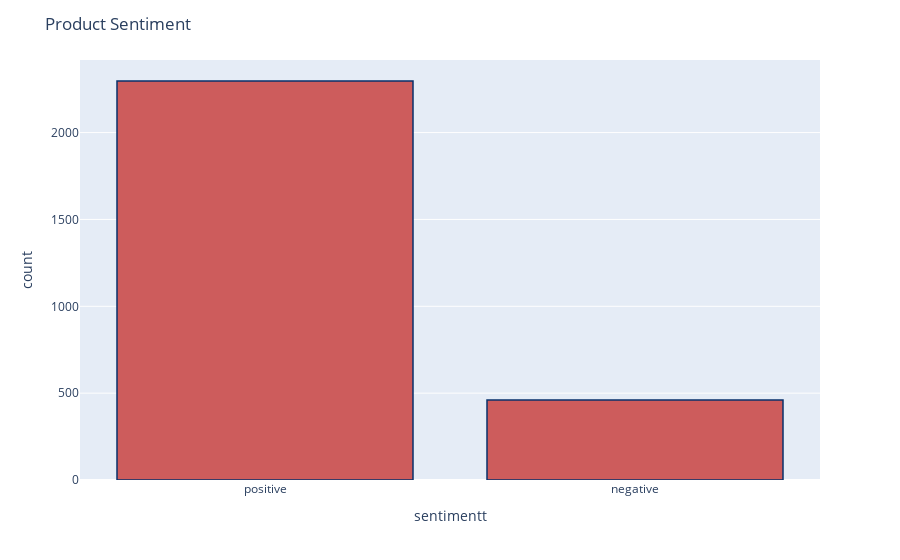

Notebook cell for this chart:
### Code cell
# Distribution of sentiment reviews
df['sentimentt'] = df['sentiment'].replace({-1 : 'negative'})
df['sentimentt'] = df['sentimentt'].replace({1 : 'positive'})
fig = px.histogram(df, x="sentimentt")
fig.update_traces(marker_color="indianred",marker_line_color='rgb(8,48,107)',
                  marker_line_width=1.5)
fig.update_layout(title_text='Product Sentiment')
fig.show()

### Figure 1 — Plotly figure (JSON) as saved in the notebook; plotly's stock layout.template omitted (floating-point values rounded to 4 significant figures; data arrays with more than 128 entries replaced by an {"elided": "..."} marker saying what was removed)
{"data": [{"hovertemplate": "sentimentt=%{x}<br>count=%{y}", "showlegend": false, "legendgroup": "", "name": "", "yaxis": "y", "marker": {"color": "indianred", "line": {"color": "rgb(8,48,107)", "width": 1.5}}, "hoverlabel": {"namelength": 0}, "offsetgroup": "", "xaxis": "x", "bingroup": "x", "x": {"elided": "2758 str values"}, "alignmentgroup": "True", "type": "histogram", "orientation": "v"}], "layout": {"title": {"text": "Product Sentiment"}, "yaxis": {"domain": [0, 1], "anchor": "x", "title": {"text": "count"}}, "barmode": "relative", "xaxis": {"domain": [0, 1], "anchor": "y", "title": {"text": "sentimentt"}}, "margin": {"t": 60}, "legend": {"tracegroupgap": 0}}}
